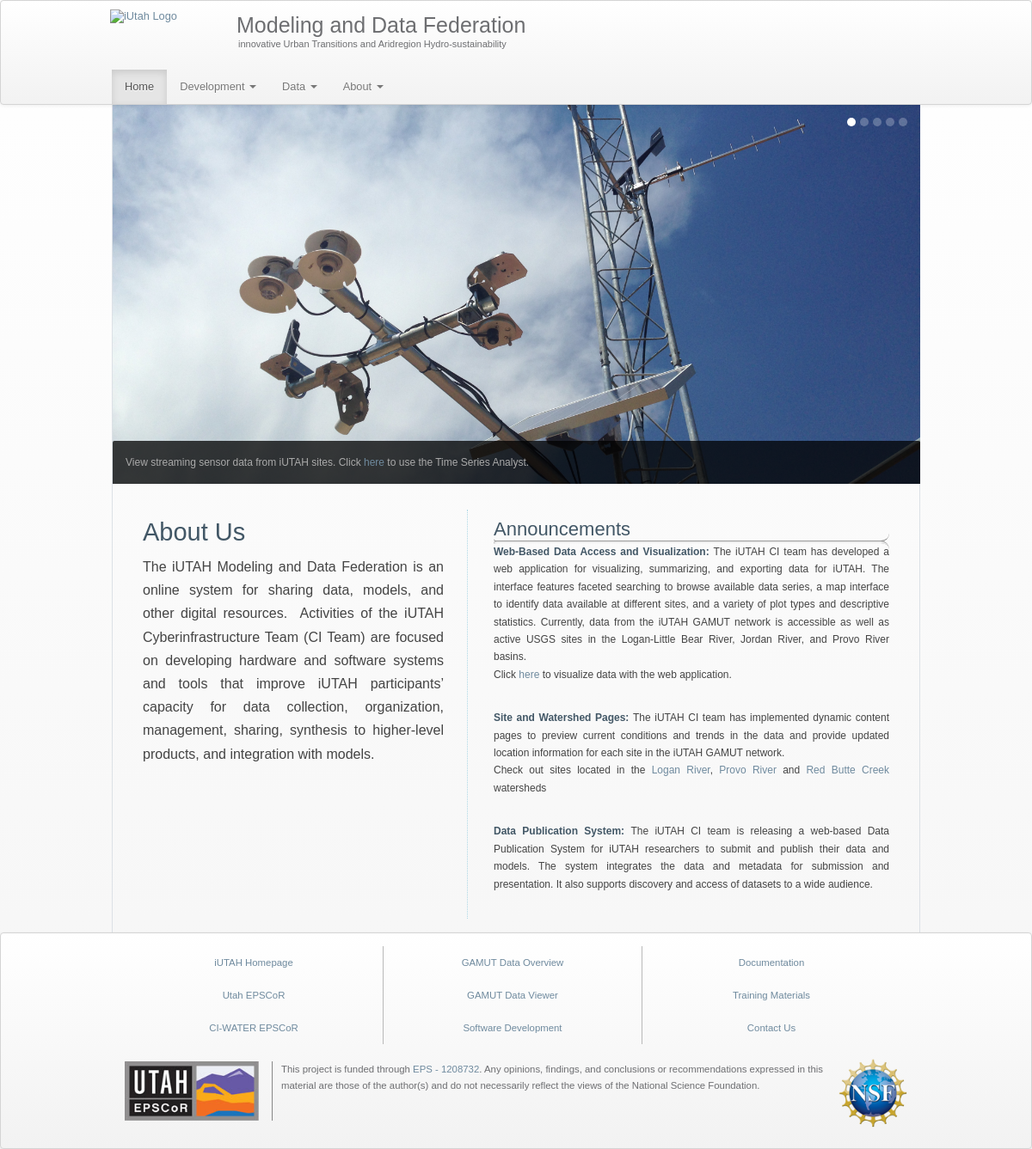
Screenshot of /mdf/ with the database file from the repository.
### src/mdfserver/models.py (models this page shows)
class Page(models.Model):
    title = models.CharField(max_length=200)
    content = models.TextField(max_length=8000) #tinymce_models.HTMLField()#forms.CharField(widget=TinyMCE(attrs={'cols': 80, 'rows': 30})) #Use the WYSIWYG editor in this field.
    def __unicode__(self):
        return self.title

### src/mdfserver/views.py (the view)
# urls.py: url(r'^' + BASE_URL + '$', views.index, name='index'),
def index(request):
    pages_in_server = Page.objects.all().order_by('-title')[:5]
    context = {'pages': pages_in_server}
    return render(request, 'mdfserver/main_template.html', context)

### src/mdfserver/templates/mdfserver/main_template.html (shortened to what this page needs)
{% extends "mdfserver/index.html" %}
{% load static %}
{% block unique_content %}
    <div style="border: 1px solid rgb(220, 225, 230); padding-top: 0px;" id="site_content">
        <div id="content">
            <div id="big_image" class="carousel slide">
                <ol class="carousel-indicators">
                    <li data-target="#big_image" data-slide-to="0" class="active"></li>
                    <li data-target="#big_image" data-slide-to="1"></li>
                    <li data-target="#big_image" data-slide-to="2"></li>
                    <li data-target="#big_image" data-slide-to="3"></li>
                    <li data-target="#big_image" data-slide-to="4"></li>
                </ol>
                <div class="carousel-inner">
                    <div class="item active">
                        <img style="margin-top: -226px;" src="{% static "mdfserver/img/RB_ARBR_C_120717_1.jpg" %}"
                             alt="iUTAH Epscor"
                             class="img-responsive">
                    </div>
                </div>
                <div class="carousel-caption">
                    <p style="color: #AAA; padding-bottom: 0px;">View streaming sensor data from iUTAH sites. Click
                        <a
                                class="banner-button" style="color: #6F8A9E;" href="http://data.iutahepscor.org/tsa/">here</a>
                        to use the Time
                        Series Analyst.</p>
                </div>
            </div>
            <div class="region region-content">
                <div id="block-system-main" class="block block-system">
                    <div class="content">
                        <div id="node-1" class="node node-page clearfix" about="/mdf/Home" typeof="foaf:Document">
                            <div class="content">
                                <div style="padding-left: 20px;padding-right: 20px;"
                                     class="field field-name-body field-type-text-with-summary field-label-hidden">
                                    <div class="field-items">
                                        <div class="field-item even" property="content:encoded">
                                            <div class="item-page">
                                                <section class="column_left">
                                                    <h1>About Us</h1>
                                                    <p style="font-size: 16px;">The iUTAH Modeling and Data Federation
                                                        is an online system for
                                                        sharing data, models, and other digital resources.&nbsp;
                                                        Activities
                                                        of the iUTAH Cyberinfrastructure Team (CI Team) are focused on
                                                        developing hardware and software systems and tools that improve
                                                        iUTAH participants’ capacity for data collection, organization,
                                                        management, sharing, synthesis to higher-level products, and
                                                        integration with models.</p>
                                                </section>
                                                <section class="column_right">
                                                    <h2>Announcements</h2>
                                                    <p><strong>Web-Based Data Access and Visualization: </strong>
                                                        The iUTAH CI team has developed a web application for
                                                        visualizing,
                                                        summarizing, and exporting data for iUTAH. The interface
                                                        features
                                                        faceted searching to browse available data series, a map
                                                        interface
                                                        to identify data available at different sites, and a variety of
                                                        plot
                                                        types and descriptive statistics. Currently, data from the iUTAH
                                                        GAMUT
                                                        network is accessible as well as active USGS sites in the
                                                        Logan-Little
                                                        Bear River, Jordan River, and Provo River basins.
                                                        <br>Click <a href="http://data.iutahepscor.org/tsa/">here</a> to
                                                        visualize data with the web application.
                                                    </p>
                                                    <p><strong>Site and Watershed Pages: </strong>
                                                        The iUTAH CI team has implemented dynamic content pages to
                                                        preview current conditions and trends in the data and provide
                                                        updated location information for each site in the iUTAH GAMUT
                                                        network.
                                                        <br>Check out sites located in the <a
                                                                href="/mdf/Data/Logan River/">Logan River</a>, <a
                                                                href="/mdf/Data/Provo River/">Provo River</a> and <a
                                                                href="/mdf/Data/Red Butte Creek/">Red Butte Creek</a>
                                                        watersheds
                                                    </p>
                                                    <p><strong>Data Publication System: </strong>
                                                        The iUTAH CI team is releasing a web-based Data Publication
                                                        System for iUTAH researchers to submit and publish their data
                                                        and models. The system integrates the data and metadata for
                                                        submission and presentation. It also supports discovery and
                                                        access of datasets to a wide audience.
                                                    </p>
                                                </section>
                                            </div>
                                        </div>
                                    </div>
                                </div>
                            </div>
                        </div>
                    </div>
                </div>
            </div>
        </div>
    </div>
{% endblock %}
{% block links %}
    <div id="footerLinks">
        <div class="linksbox">
            <ul>
                <li><a href="http://www.iutahepscor.org">iUTAH Homepage</a></li>
                <li><a href="http://www.utepscor.org" target="_blank">Utah EPSCoR</a></li>
                <li><a href="http://ci-water.org/" target="_blank">CI-WATER EPSCoR</a></li>
            </ul>
        </div>
        <div class="linksbox">
            <ul>
                <li><a href="/mdf/Data/Gamut Network Overview">GAMUT Data Overview</a></li>
                <li><a href="http://data.iutahepscor.org/tsa/" target="_blank">GAMUT Data Viewer</a></li>
                <li><a href="/mdf/Development/Software Development">Software Development</a></li>
            </ul>
        </div>
        <div class="linksbox lastbox">
            <ul>
                <li><a href="/mdf/About/Documentation">Documentation</a></li>
                <li><a href="/mdf/About/Training Materials">Training Materials</a></li>
                <li><a href="/mdf/About/Personnel">Contact Us</a></li>
            </ul>
        </div>
    </div>
{% endblock %}

### src/mdfserver/templates/mdfserver/index.html (shortened to what this page needs)
{% load staticfiles %}
<!DOCTYPE html>
<html>
<head>
    <link rel="stylesheet" href="{% static  "mdfserver/css/bootstrap.css" %}" type="text/css"/>
    <link rel="stylesheet" href="{% static  "mdfserver/css/custom_style.css" %}" type="text/css"/>
</head>
<body>
<div id="page-header">
    {% if pages %}
        <div class="navbar">
            <div class="navbar-inner">
                <div class="center_header">
                    <div id="title_logo">
                        <a id="home_linker" href="{% url 'index' %}">
                            <img id="iutah_logo" src="{% static "mdfserver/img/iutah_logo.png" %}" alt="iUtah Logo"/>
                            <h1 id="main_title">Modeling and Data Federation</h1>
                            <h4 id="second_title">innovative Urban Transitions and Aridregion Hydro-sustainability</h4>
                        </a>
                    </div>
                    <div class="container">
                        <ul class="nav">
                            <li {% if not requested %}class="active"{% else %} class="dropdown" {% endif %}>
                                <a class="dropdown-toggle" data-hover="dropdown" href="{% url 'index' %}">Home</a>
                            </li>
                            {% for page in pages %}
                                <li {% if requested == page.title %}
                                    class="dropdown active"
                                {% else %}
                                    class="dropdown"
                                {% endif %} >
                                    {% if page.content != 'none' and page.content != '<p>none</p>' %}
                                        <a class="dropdown-toggle"
                                           data-hover="dropdown" href="{% url 'pages' page.title %}">
                                            {{ page.title }}
                                            <b class="caret"></b>
                                        </a>
                                    {% else %}
                                        <a class="dropdown-toggle" data-hover="dropdown">
                                            {{ page.title }}
                                            <b class="caret"></b>
                                        </a>
                                    {% endif %}
                                </li>
                            {% endfor %}
                        </ul>
                    </div>
                </div>
            </div>
        </div>
        </div>
        <div class="container">
            <div id="spacer">
                {% if requested %}
                    {% block content %}{% endblock %}
                {% else %}
                    {% block unique_content %}{% endblock %}
                {% endif %}
            </div>
        </div>
        <footer style="height: 220px" class="navbar-inner">
            <div class="center_header">
                {% if not requested %}
                    {% block links %} {% endblock %}
                {% endif %}
                <div id="footer-left-image">
                    <a href="http://utepscor.org/" target="_blank"><img
                            src="{% static "mdfserver/img/epscor_logo.jpg" %}" alt="Utah EPSCoR"
                            width="156"
                            height="73"></a>
                </div>
                <div id="footer-text">
                    <p>This project is funded through <a
                            href="http://www.nsf.gov/awardsearch/showAward.do?AwardNumber=1208732"
                            target="_blank">EPS - 1208732</a>. Any opinions, findings, and
                        conclusions or recommendations expressed in this material are those of the author(s) and do not
                        necessarily reflect the views of the National Science Foundation.</p>
                </div>
                <aside id="footer-right-image">
                    <a href="http://www.nsf.gov/div/index.jsp?div=EPSC" target="_blank">
                        <img src="{% static "mdfserver/img/nsf1.png" %}" alt="National Science Foundation" width="80"
                             height="80">
                    </a>
                </aside>
            </div>
        </footer>
    {% else %}
        <p>The website doesn't have any content or there was an error.</p>
    {% endif %}
</body>
</html>

### rows the page displays
Page: title "Development"
Page: title "Data"
Page: title "About"
